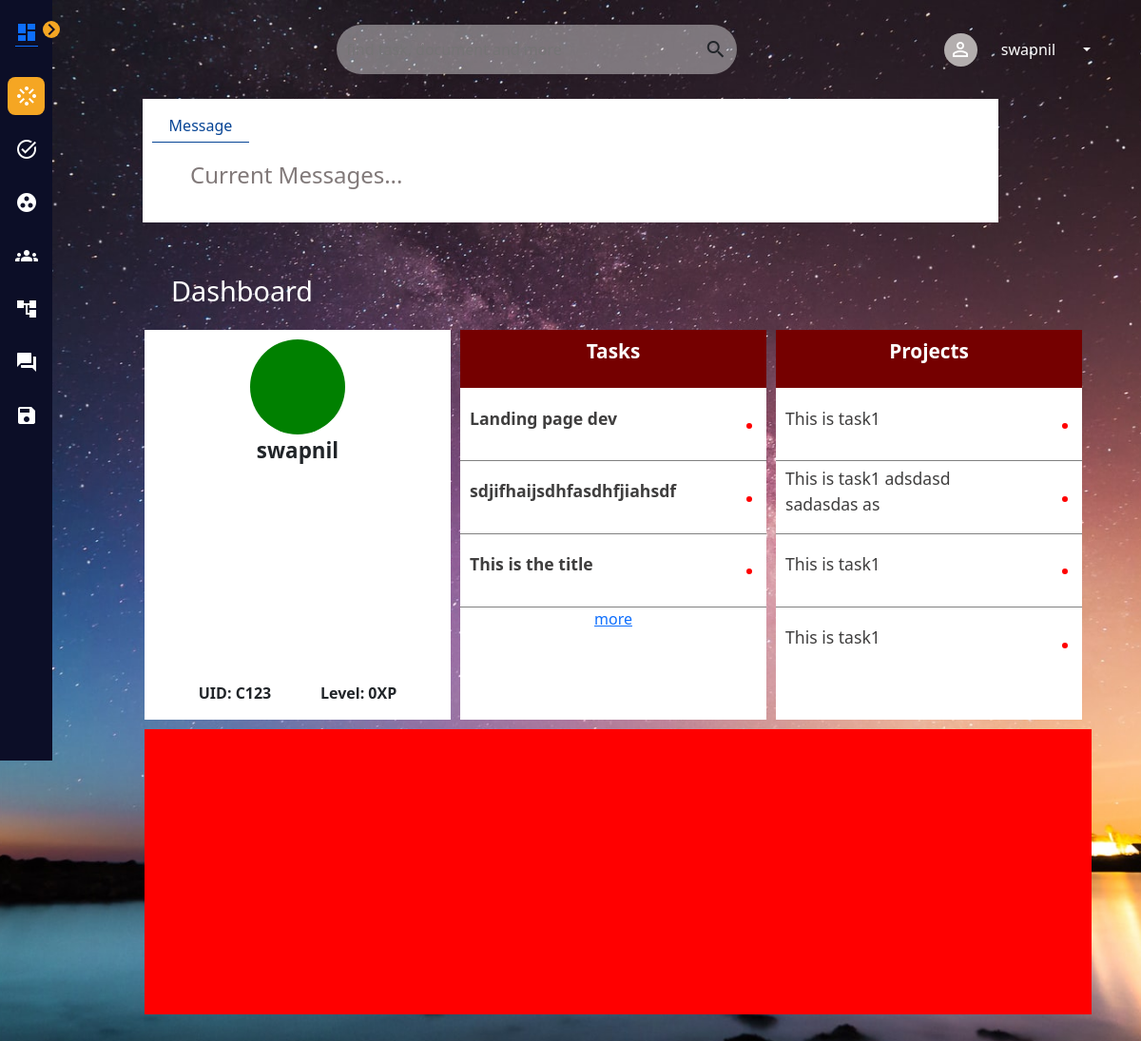
/ (signed in), run on an earlier commit of the app's database.
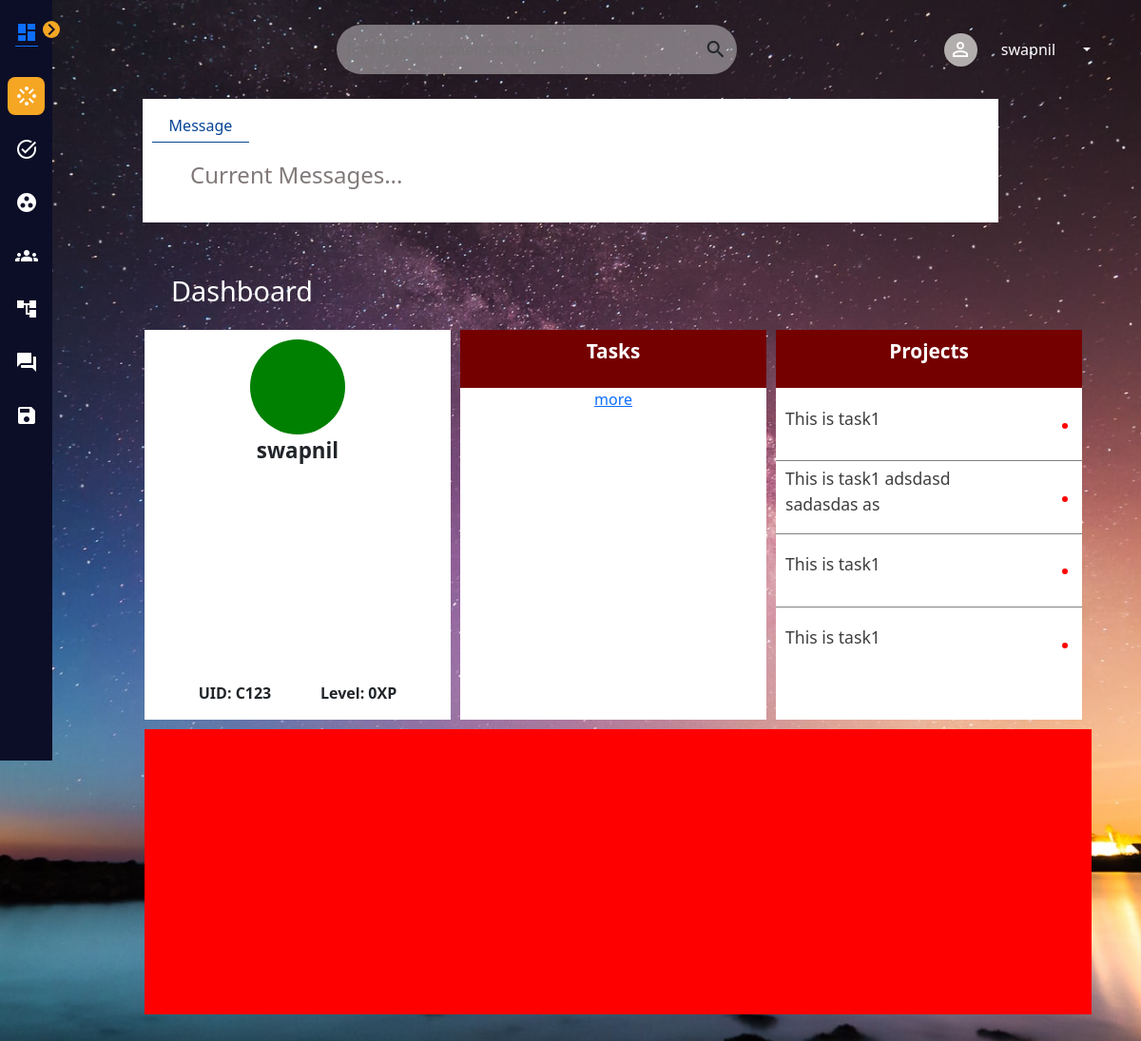
And on a later commit of the database.
### login/models.py (models this page shows, shortened)
class NewUser(AbstractBaseUser,PermissionsMixin):
    uid = models.CharField(max_length=10,unique=True)
    name = models.CharField(max_length=30,blank=True)
    email = models.EmailField(gettext_lazy('email address'),unique=True,blank=True,null=True)
    level = models.PositiveIntegerField(default=0)
    joined_date = models.DateTimeField(default=timezone.now)
    is_staff = models.BooleanField(default=True)
    is_superuser = models.BooleanField(default=False)
    is_active = models.BooleanField(default=True)
    objects = CustomUserManager()
    USERNAME_FIELD = 'uid'
    REQUIRED_FIELDS = ['name']

### project/models.py (models this page shows, shortened)
class Task(models.Model):
    deadline = models.DateField(null=True,blank=True)
    title = models.CharField(max_length=50,blank=False)
    desc = RichTextUploadingField (blank=True,null=True)
    remarks = RichTextUploadingField(blank=True,null=True)
    assigned_by = models.ForeignKey(settings.AUTH_USER_MODEL,related_name='%(class)s_requests_created',on_delete=models.CASCADE,blank=False,null=True)
    assigned_to = models.ForeignKey(settings.AUTH_USER_MODEL,on_delete=models.CASCADE,blank=False,null=True)
    in_review = models.BooleanField(default=False)
    complete = models.BooleanField(default=False)

### afktm_backend/decoraters.py (the view)
    def wrapper_func(request,*args,**kwargs):
        if not request.user.is_authenticated:
            return redirect('login')
        else:
            return view_func(request,*args,**kwargs)

### afktm_backend/decoraters.py (called while the page is built)
def check_authentication(view_func):
    def wrapper_func(request,*args,**kwargs):
        if not request.user.is_authenticated:
            return redirect('login')
        else:
            return view_func(request,*args,**kwargs)
    return wrapper_func

### home/views.py (called while the page is built)
@check_authentication
def index(request):
    if(request.user.is_superuser):
        tasks = Task.objects.all().filter(assigned_by=request.user)[:4]
    else:
        tasks = Task.objects.all().filter(assigned_to=request.user)[:4]
    context = {
        'tasks':tasks
    }
    return render(request,'index.html',context)

### home/templates/index.html (shortened to what this page needs)
{%extends 'base.html'%}
{%block links%}
{%load static%}
<link rel="stylesheet" href="{%static 'home/css/index.css'%}">
{%endblock%}
{%block content%}
<div class="headingFeed">
  <p>Dashboard</p>
</div>
<div class="feed-grid">
  <div class="user-info">
    <div class="userImageCont">
      <div class="image">
      </div>
      <div class="userInfoName">
        <p>{{user.name}}</p>
      </div>
    </div>
    <div class="groups">
      <p>UID: {{user.get_username|title}}</p>
      <p>Level: {{user.level}}XP</p>
    </div>
  </div>
  <div class="user-tasks">
    <div class="task-heading">
      <p>Tasks</p>
    </div>
    {%for task in tasks%}
      <div  class="task">
        <p><strong>{{task.title|truncatechars:30}} </strong></p>
        <div class="task-status"></div>
      </div>
    {%endfor%}
    <div><a href="{%url 'task'%}">more</a></div>
  </div>
  <div class="user-tasks">
    <div class="task-heading">
      <p>Projects</p>
    </div>
    <div class="task">
      <p>This is task1 </p>
      <div class="task-status"></div>
    </div>
    <div class="task">
      <p>This is task1 adsdasd sadasdas as </p>
      <div class="task-status"></div>
    </div>
    <div class="task">
      <p>This is task1 </p>
      <div class="task-status"></div>
    </div>
    <div class="task">
      <p>This is task1 </p>
      <div class="task-status"></div>
    </div>
  </div>
  <div class="user-points">
  </div>
</div>
</div>
{%endblock%}

### home/templates/base.html (shortened to what this page needs)
<!DOCTYPE html>
<html lang="en">
<head>
    {%load static%}
    <link href="https://cdn.jsdelivr.net/npm/bootstrap@5.1.1/dist/css/bootstrap.min.css" rel="stylesheet">
    <link rel="stylesheet" href="https://cdnjs.cloudflare.com/ajax/libs/font-awesome/5.15.3/css/all.css" />
    <link rel="stylesheet" href="{% static '/home/css/base.css'%}">
    {%block links%}
    {%endblock%}
</head>
<body>
    <div class="navbarCont">
        <div class="navbar">
            <ul class="navbar_ul">
                <div class="nav-left">
                </div>
                <div class="nav-middle">
                    <div id="nav_input_div">
                        <input id="nav_input" type="text" placeholder="find task, document and more">
                        <i class="material-icons">search</i>
                    </div>
                </div>
                <div class="dropdown nav-right">
                    <div class="dropdown-toggle nav_user_dropdown" href="#" role="button" id="dropdownMenuLink" data-bs-toggle="dropdown" aria-expanded="false">
                        <div class="user_icon"><i class="material-icons">person_outline</i></div>
                        <a>{{user.name|truncatechars:8}}</a>
                    </div>
                </div>
            </ul>
        </div>
    </div>
    <div class="l-navbar" id="navbar">
        <div class=".nav">
          <a href="{%url 'index'%}" class="nav-logo-container">
            <i class="material-icons">dashboard</i>
          </a>
          <div class="nav-toggle" id="nav-toggle">
            <i class="material-icons">chevron_right</i>
          </div>
          <ul class="nav-list">
            <a href="{%url 'index'%}" class="nav-link active">
                <i class="material-icons">stream</i>
            </a>
            <a href="{%url 'task'%}" class="nav-link">
                <i class="material-icons">task_alt</i>
            </a>
            <a href="{%url 'project'%}" class="nav-link">
                <i class="material-icons">group_work</i>
            </a>
            <a href="{%url 'teams'%}" class="nav-link">
                <i class="material-icons">groups</i>
            </a>
            <a href="" class="nav-link">
                <i class="material-icons">account_tree</i>
            </a>
            <a href="" class="nav-link">
                <i class="material-icons">question_answer</i>
            </a>
            <a href="" class="nav-link">
                <i class="material-icons">save</i>
            </a>
          </ul>
        </div>
      </div>
      <div class="feedCont">
        <div class="info">
            <div class="infoNav">
                <p>Message</p>
            </div>
            <div class="currMessages">
                <h4>Current Messages...</h4>
            </div>
        </div>
        {%block content%}
        {%endblock%}
</body>
</html>

### home/static/home/css/base.css (style rules this page uses)
body { overflow-x: hidden; background-position: center; background-repeat: no-repeat; background-attachment: fixed; background-size: cover; }
.navbarCont { width: 100vw; height: 13vh; display: flex; justify-content: center; }
.navbar { width: 100%; height: 100%; }
.navbar_ul { display: flex; justify-content: space-between; width: 100%; height: 100%; }
.nav-left,.nav-middle,.nav-right { display: flex; align-items: center; }
.nav-left { width: 10%; height: 100%; color: white; justify-content: space-around; cursor: pointer; }
.nav-middle { width: 60%; height: 100%; justify-content: center; }
.nav-middle div { width: 60%; height: 60%; background-color: rgba(255, 255, 255, 0.404); display: flex; align-items: center; justify-content: space-between; padding: 10px; border-radius: 30px; }
.nav-middle div input { width: 95%; border: none; outline: none; background-color: rgba(255, 255, 255, 0); color: white; }
.nav-right { width: 180px; height: 100%; cursor: pointer; justify-content: space-evenly; margin-right: 40px; color: white; }
.nav_user_dropdown { display: flex; justify-content: space-around; align-items: center; width: 100%; height: 100%; }
.user_icon { width: 35px; height: 35px; display: flex; justify-content: center; align-items: center; background-color: rgb(179, 174, 174); border-radius: 50px; color: white; }
.feedCont { width: 100vw; height: auto; display: flex; align-items: center; flex-direction: column; overflow:scroll; }
.info { width: 900px; height: 130px; background-color: white; display: flex; flex-direction: column; padding: 10px; }
.infoNav { width: 100%; height: 35%; display: flex; }
.infoNav p { padding: 2%; height: 20px; text-align: center; border-bottom: 1px solid rgb(6, 68, 149); display: flex; justify-content: center; align-items: center; color: rgb(6, 68, 149); }
.headingFeed { width: 900px; height: auto; }
.headingFeed p { font-size: 1.8rem; color: white; margin-top: 50px; margin-bottom: 20px; margin-left: 30px; }
.currMessages { width: 100%; height: 100%; display: flex; align-items: center; padding-left: 40px; color: rgb(129, 121, 121); }
:root { --first-color: #0c0e27; --second-color: #f5a623; --white-color: #ededed; }
* { margin: 0;padding: 0; }
.l-navbar { position: fixed; left: 0; top: 0; background-color: var(--first-color); width: 55px; height: 100vh; z-index: 100; padding: 1.25rem 0.5rem 2rem; transition: 0.5s; }
.l-navbar ul,li { margin: 0; padding: 0; list-style: none; }
.nav-logo-container { display: flex; align-items: center; margin-bottom: 2rem; padding: 0 0.5rem; overflow:hidden; }
.nav-toggle { position: absolute; top: 1.4rem; right: -0.5rem; width: 18px; height: 18px; background-color: #f5a623; border-radius: 50%; color: var(--first-color); cursor: pointer; transform: all 0.5s; display: flex; align-items: center; justify-content: center; }
.nav-link { display: flex; align-items: center; padding: 0.5rem; border-radius: 0.5rem; color: white; margin-bottom: 1rem; transition: 0.3s; overflow:hidden; }
.active { background-color: var(--second-color); }

What changed in the data, as far as the page shows it:
removed Task: title "Landing page dev"
removed Task: title "sdjifhaijsdhfasdhfjiahsdf"
removed Task: title "This is the title"
